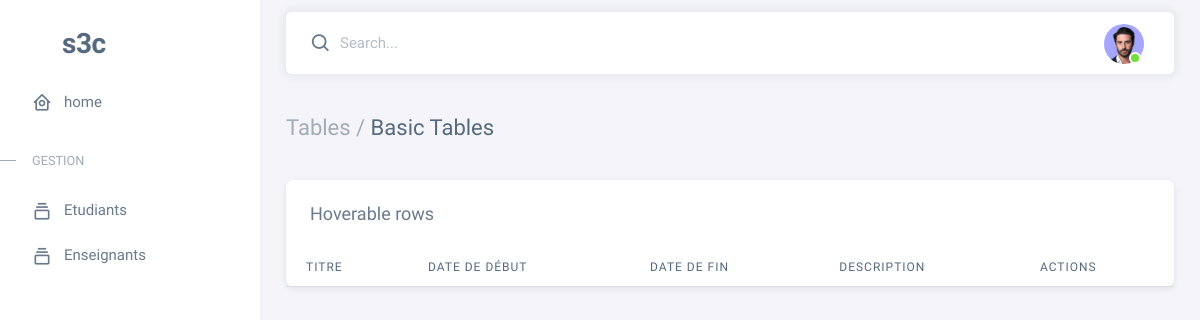
Before: /get_all_defis/ with the older database file.
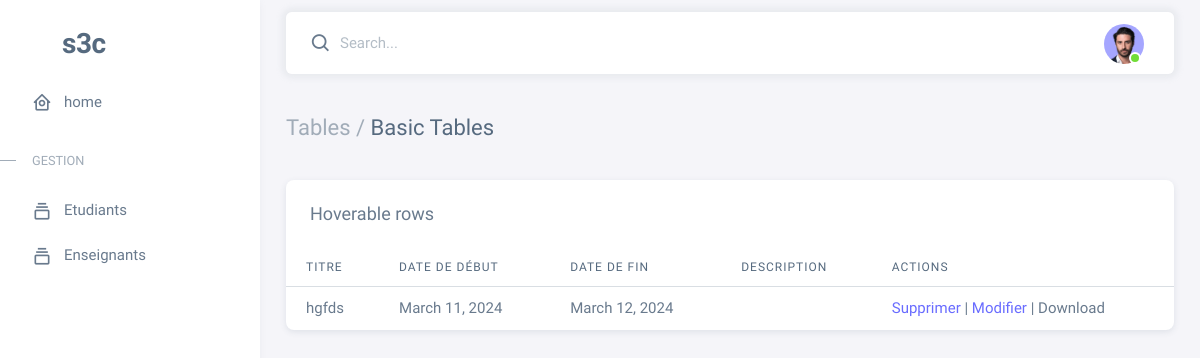
After: the same page with the newer database file.
### main/models.py (models this page shows)
class Défi(models.Model):
    titre = models.CharField(max_length=255)
    desc = models.TextField()
    file = models.FileField(upload_to='uploads/', null=True, blank=True)
    date_debut = models.DateField()
    date_fin = models.DateField()

### tach3/views.py (the view)
# urls.py: path('get_all_defis/', views.get_all_defis, name='get_all_defis'),
def get_all_defis(request):
    objs=Défi.objects.all()
    return render(request,'defis.html', {"objs":objs})

### tach3/templates/defis.html (shortened to what this page needs)
{% extends 'navbar.html' %}
{% block content %}
<div class="content-wrapper">
    <div class="container-xxl flex-grow-1 container-p-y">
      <h4 class="py-3 mb-4"><span class="text-muted fw-light">Tables /</span> Basic Tables</h4>
              <div class="card">
                <h5 class="card-header">Hoverable rows</h5>
                <div class="table-responsive text-nowrap">
                  <table class="table table-hover">
                    <thead>
                      <tr>
                        <th>Titre</th>
                        <th>Date de début</th>
                        <th>Date de fin</th>
                        <th>Description</th>
                        <th>Actions</th>
                      </tr>
                    </thead>
                    <tbody class="table-border-bottom-0">
                        {% for defi in objs %}
                      <tr>
                        <td>
                            {{ defi.titre }}
                        </td>
                        <td>
                            {{ defi.date_debut }}
                        </td>
                        <td>
                            {{ defi.date_fin }}
                        </td>
                        <td>
                        </td>
                        <td>
                            <a href="{% url 'delete_defi' id=defi.id %}">Supprimer</a> |
                            <a href="{% url 'update_defi' defi_id=defi.id %}">Modifier</a> |
                            {% if file.file.name|slice:"-4:" == ".pdf" %}
                            <a href="{% url 'download_or_view_file' file_id=defi.id %}">{{ defi.file }} </a> View PDF
                            {% else %}
                                <a href="{% url 'download_or_view_file' file_id=defi.id %}">{{ defi.file }}</a> Download
                            {% endif %}
                        </td>
                      </tr>
                      {% endfor %}
                    </tbody>
                  </table>
                </div>
              </div>
              </div>
              </div>
              </div>
{% endblock content %}

Changed rows visible on the page:
added Défi: titre "hgfds", date_debut "March 11, 2024", date_fin "March 12, 2024"
